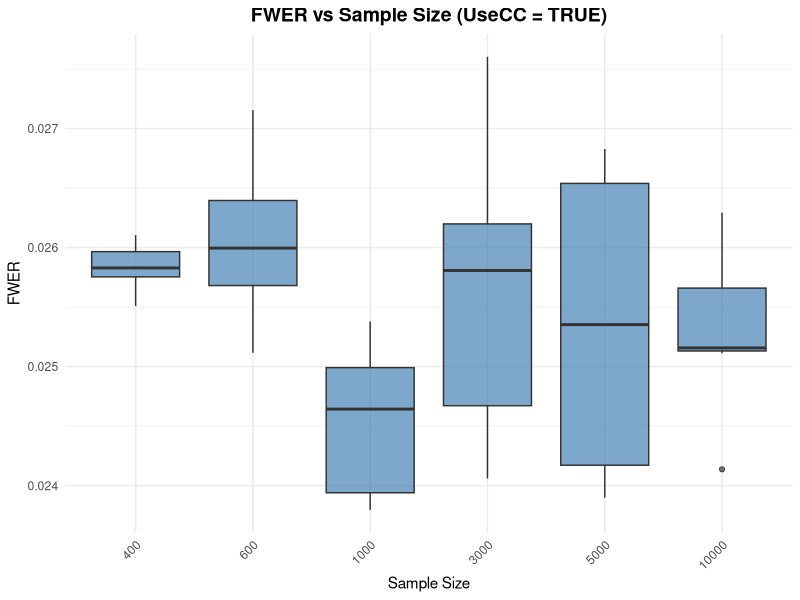
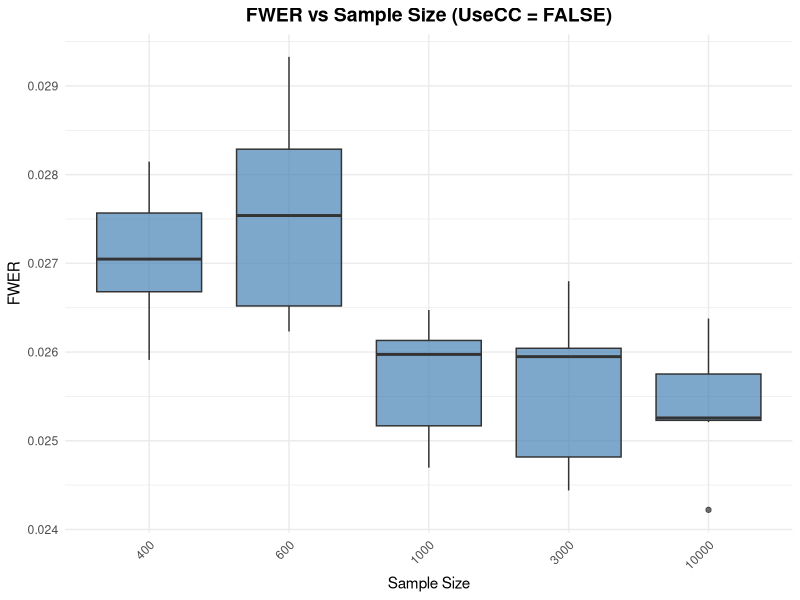
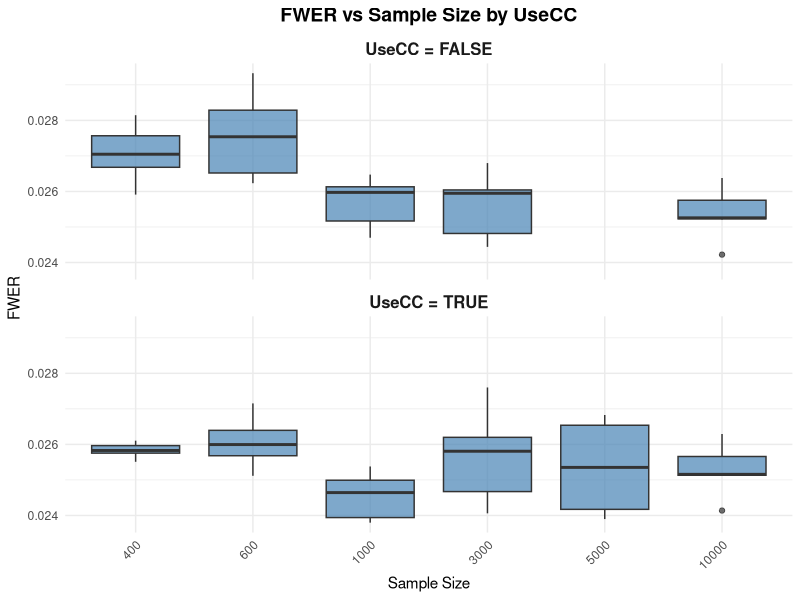
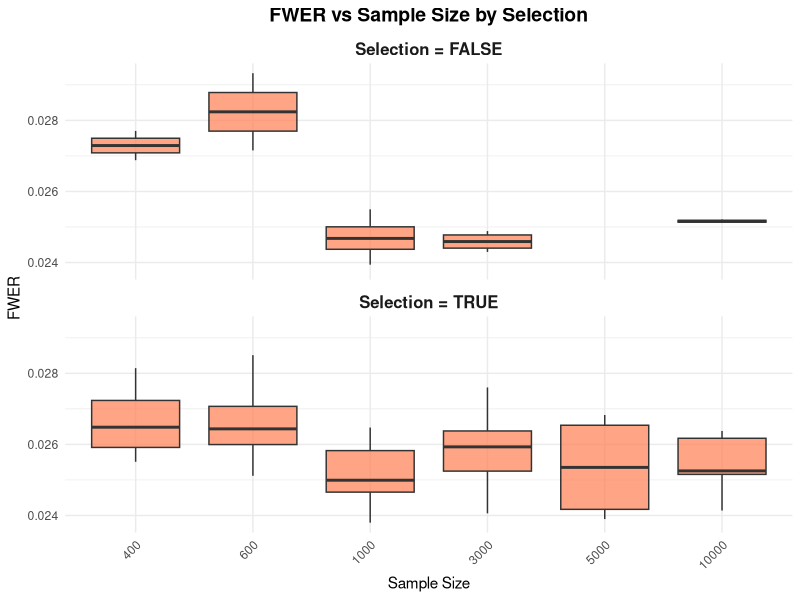
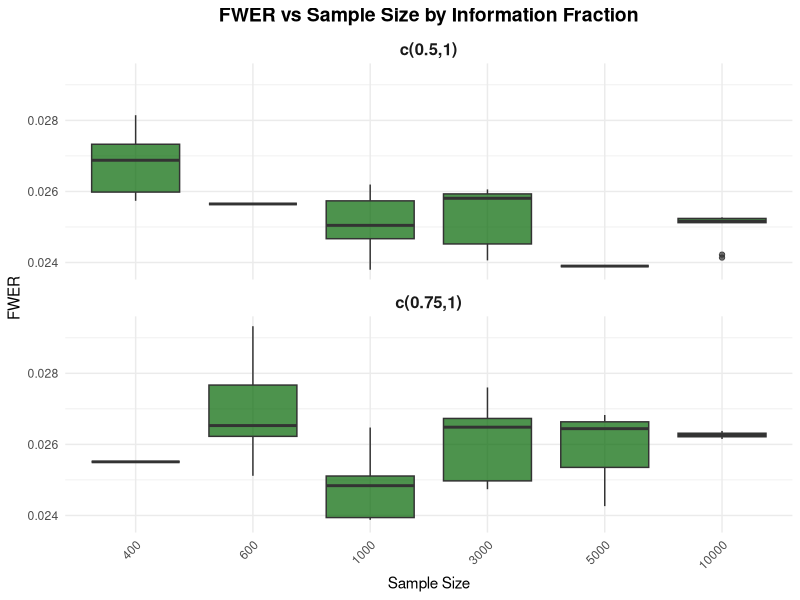

Recreate these plots in R, in order.
# FWERvsN.r
# Code for plotting FWER vs Sample Size boxplot for UseCC=TRUE
library(tidyverse)

print(getwd())

# Read the data
data <- read_csv("internalData/FWERvsN.csv")

# Filter for UseCC=TRUE and create the boxplot
data %>%
  filter(UseCC == TRUE) %>%
  ggplot(aes(x = factor(SampleSize), y = FWER)) +
  geom_boxplot(fill = "steelblue", alpha = 0.7) +
  labs(
    title = "FWER vs Sample Size (UseCC = TRUE)",
    x = "Sample Size",
    y = "FWER"
  ) +
  theme_minimal() +
  theme(
    plot.title = element_text(hjust = 0.5, size = 14, face = "bold"),
    axis.text.x = element_text(angle = 45, hjust = 1)
  )

# Filter for UseCC=FALSE and create the boxplot
data %>%
  filter(UseCC == FALSE) %>%
  ggplot(aes(x = factor(SampleSize), y = FWER)) +
  geom_boxplot(fill = "steelblue", alpha = 0.7) +
  labs(
    title = "FWER vs Sample Size (UseCC = FALSE)",
    x = "Sample Size",
    y = "FWER"
  ) +
  theme_minimal() +
  theme(
    plot.title = element_text(hjust = 0.5, size = 14, face = "bold"),
    axis.text.x = element_text(angle = 45, hjust = 1)
  )

# Panel plot with both UseCC=TRUE and UseCC=FALSE (one below the other)
data %>%
  mutate(UseCC = ifelse(UseCC, "UseCC = TRUE", "UseCC = FALSE")) %>%
  ggplot(aes(x = factor(SampleSize), y = FWER)) +
  geom_boxplot(fill = "steelblue", alpha = 0.7) +
  facet_wrap(~ UseCC, ncol = 1) +
  labs(
    title = "FWER vs Sample Size by UseCC",
    x = "Sample Size",
    y = "FWER"
  ) +
  theme_minimal() +
  theme(
    plot.title = element_text(hjust = 0.5, size = 14, face = "bold"),
    axis.text.x = element_text(angle = 45, hjust = 1),
    strip.text = element_text(size = 12, face = "bold")
  )

# Panel plot by Selection variable (one below the other)
data %>%
  mutate(Selection = ifelse(Selection, "Selection = TRUE", "Selection = FALSE")) %>%
  ggplot(aes(x = factor(SampleSize), y = FWER)) +
  geom_boxplot(fill = "coral", alpha = 0.7) +
  facet_wrap(~ Selection, ncol = 1) +
  labs(
    title = "FWER vs Sample Size by Selection",
    x = "Sample Size",
    y = "FWER"
  ) +
  theme_minimal() +
  theme(
    plot.title = element_text(hjust = 0.5, size = 14, face = "bold"),
    axis.text.x = element_text(angle = 45, hjust = 1),
    strip.text = element_text(size = 12, face = "bold")
  )

# Panel plot by info_frac variable (one below the other)
data %>%
  ggplot(aes(x = factor(SampleSize), y = FWER)) +
  geom_boxplot(fill = "darkgreen", alpha = 0.7) +
  facet_wrap(~ info_frac, ncol = 1) +
  labs(
    title = "FWER vs Sample Size by Information Fraction",
    x = "Sample Size",
    y = "FWER"
  ) +
  theme_minimal() +
  theme(
    plot.title = element_text(hjust = 0.5, size = 14, face = "bold"),
    axis.text.x = element_text(angle = 45, hjust = 1),
    strip.text = element_text(size = 12, face = "bold")
  )
